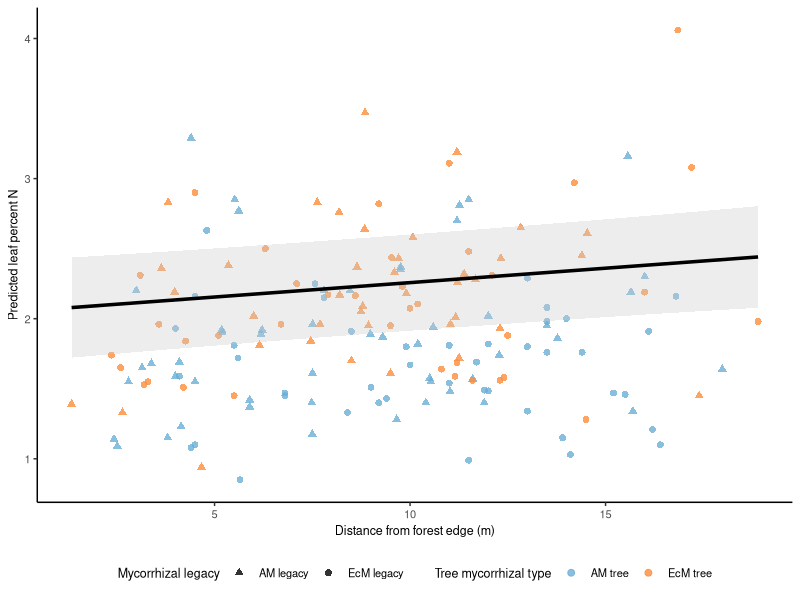
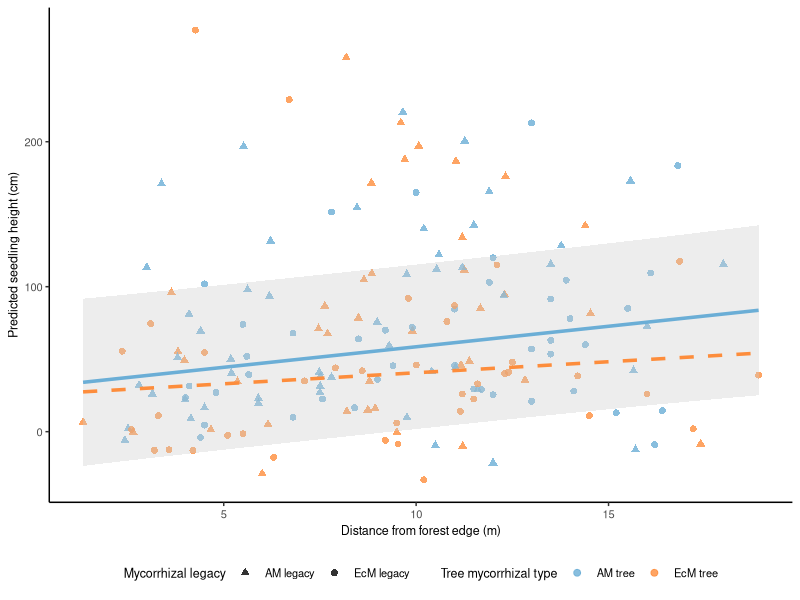
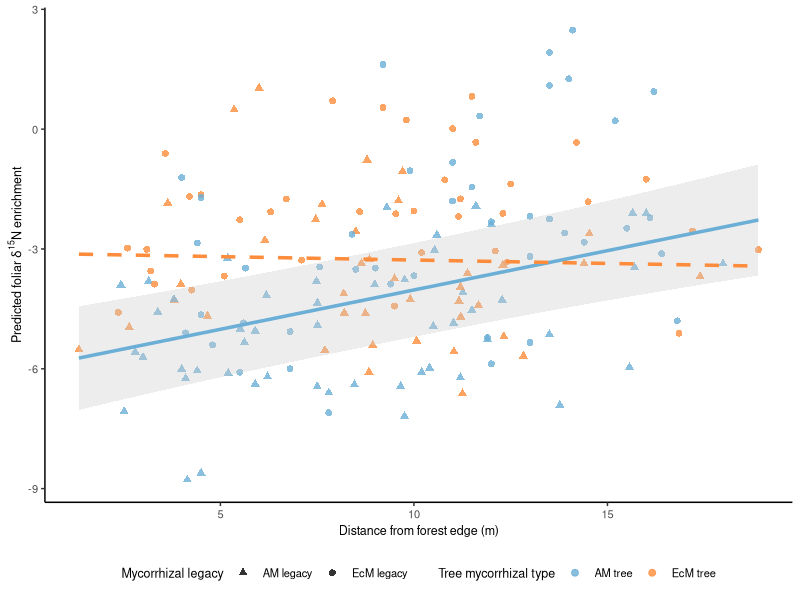
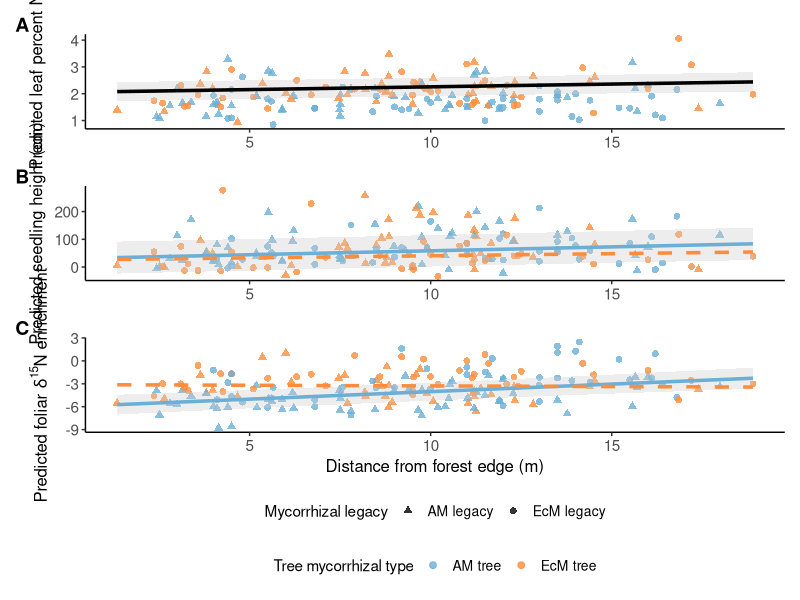
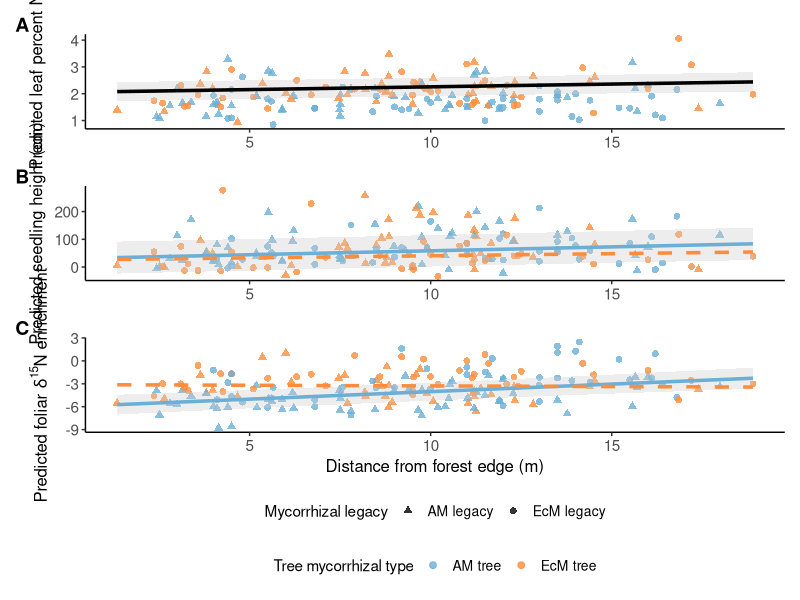
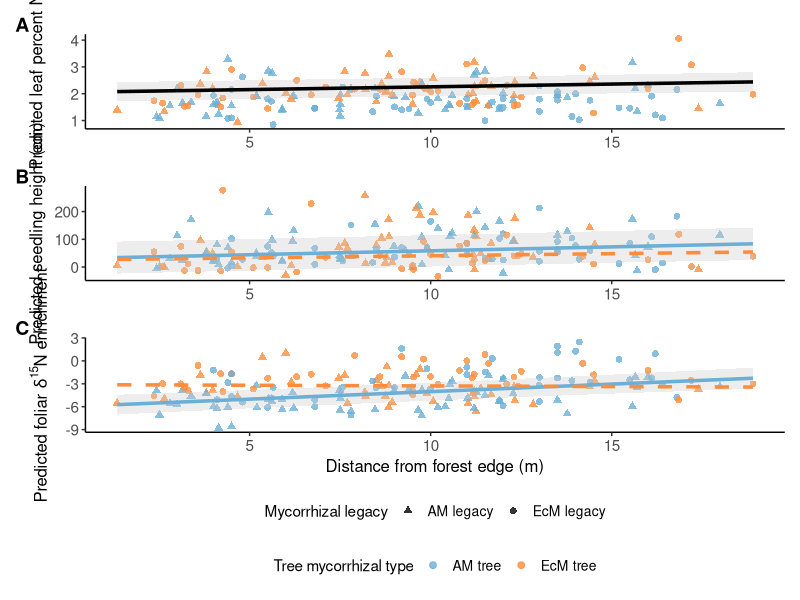
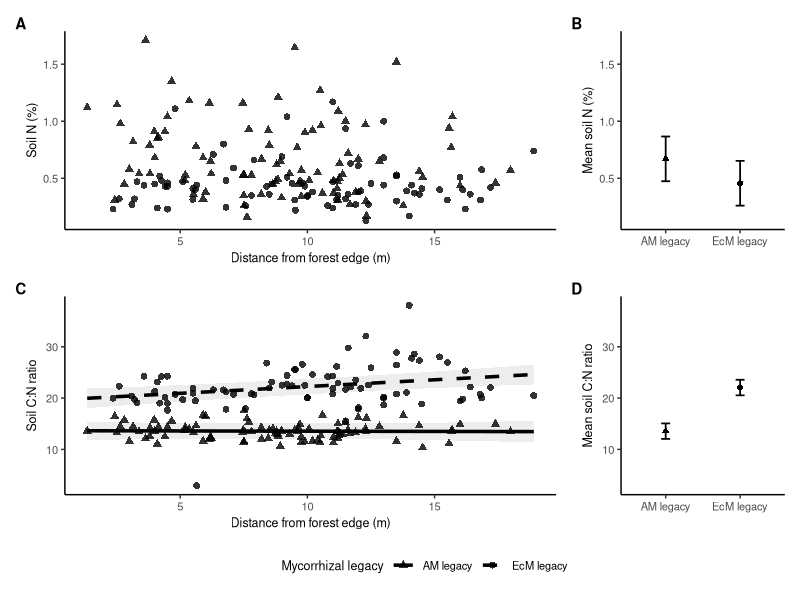

These charts were generated, in order, by the following R code:
# Final manuscript figures ------------------------------------------------
# Figure 2: distance-to-edge responses
# Figure S1: soil N and C:N raw data plus legacy means and 95% CIs

library(tidyverse)
library(lme4)
library(lmerTest) # Satterthwaite F-tests via anova(model, type = 2)
library(RColorBrewer)

# Use Satterthwaite df for emmeans/emtrends too, to match the F-tests
emmeans::emm_options(lmer.df = "satterthwaite")

# Data --------------------------------------------------------------------

myc_alldata <- read_csv(
  "outplut/alldata_03262026.csv",
  show_col_types = FALSE
) %>%
  mutate(
    site_unit = factor(site_unit),
    soil_cn_ratio = soil_percent_c / soil_percent_n
  )

myc_2023 <- myc_alldata %>%
  filter(year == 2023) %>%
  distinct() %>%
  droplevels()

# Mean-center distance to edge. Models use distance_c so that main effects of
# tree type and legacy are tested at the mean distance rather than at the edge
# (distance = 0, outside the data). Slopes and interaction tests are unchanged.
# Figures still plot raw distance: add distance_mean back to prediction grids.
distance_mean <- mean(myc_2023$distance_to_edge_m, na.rm = TRUE)

myc_2023 <- myc_2023 %>%
  mutate(distance_c = distance_to_edge_m - distance_mean)

# Shared appearance -------------------------------------------------------

blues <- RColorBrewer::brewer.pal(9, "Blues")
oranges <- RColorBrewer::brewer.pal(9, "Oranges")

myc_type_colors <- c("am" = blues[5], "ecm" = oranges[5])
legacy_shapes <- c("am" = 17, "ecm" = 16)
legacy_labels <- c("am" = "AM legacy", "ecm" = "EcM legacy")
myc_type_labels <- c("am" = "AM tree", "ecm" = "EcM tree")

my_theme <- function() {
  theme_classic() +
    theme(
      axis.text = element_text(size = 8),
      axis.title = element_text(size = 9),
      legend.text = element_text(size = 8),
      legend.title = element_text(size = 9),
      legend.position = "bottom",
      plot.tag = element_text(size = 11, face = "bold")
    )
}

add_point_scales <- function(plot) {
  plot +
    scale_color_manual(
      values = myc_type_colors,
      breaks = names(myc_type_labels),
      labels = myc_type_labels,
      name = "Tree mycorrhizal type"
    ) +
    scale_shape_manual(
      values = legacy_shapes,
      breaks = names(legacy_labels),
      labels = legacy_labels,
      name = "Mycorrhizal legacy"
    )
}

base_distance_plot <- function(raw_data, response, y_label) {
  plot <- ggplot() +
    geom_point(
      data = filter(
        raw_data,
        !is.na(distance_to_edge_m),
        !is.na(.data[[response]])
      ),
      aes(
        x = distance_to_edge_m,
        y = .data[[response]],
        color = myc_type,
        shape = mycorrhizal_legacy
      ),
      size = 2,
      alpha = 0.8
    ) +
    labs(
      x = "Distance from forest edge (m)",
      y = y_label
    ) +
    my_theme()

  add_point_scales(plot)
}

add_tree_prediction_layers <- function(plot, predicted_data) {
  plot +
    geom_ribbon(
      data = filter(predicted_data, myc_type == "am"),
      aes(
        x = distance_to_edge_m,
        ymin = lower.CL,
        ymax = upper.CL,
        group = myc_type
      ),
      fill = "grey80",
      alpha = 0.35,
      inherit.aes = FALSE
    ) +
    geom_line(
      data = predicted_data,
      aes(
        x = distance_to_edge_m,
        y = emmean,
        color = myc_type,
        linetype = myc_type,
        group = myc_type
      ),
      linewidth = 1.2,
      show.legend = FALSE,
      inherit.aes = FALSE
    ) +
    scale_linetype_manual(
      values = c("am" = "solid", "ecm" = "dashed"),
      guide = "none"
    )
}

# Figure 2a: leaf N versus distance ---------------------------------------

mod_leafn_distedge <- lmer(
  leaf_percent_n ~
    distance_c * myc_type * mycorrhizal_legacy +
    condition + (1 | site_unit) + (1 | species),
  data = myc_2023
)

anova(mod_leafn_distedge, type = 2, ddf = "Satterthwaite")
summary(mod_leafn_distedge)
range(myc_2023$leaf_percent_n)


distance_grid <- seq(
  min(myc_2023$distance_to_edge_m, na.rm = TRUE),
  max(myc_2023$distance_to_edge_m, na.rm = TRUE),
  length.out = 100
)

pred_leafn_distedge <- emmeans::emmeans(
  mod_leafn_distedge,
  ~ distance_c,
  at = list(distance_c = distance_grid - distance_mean)
) %>%
  confint() %>%
  as_tibble() %>%
  mutate(distance_to_edge_m = distance_c + distance_mean)

fig_2a <- base_distance_plot(
  myc_2023,
  "leaf_percent_n",
  "Predicted leaf percent N"
) +
  geom_ribbon(
    data = pred_leafn_distedge,
    aes(x = distance_to_edge_m, ymin = lower.CL, ymax = upper.CL),
    fill = "grey80",
    alpha = 0.35,
    inherit.aes = FALSE
  ) +
  geom_line(
    data = pred_leafn_distedge,
    aes(x = distance_to_edge_m, y = emmean),
    color = "black",
    linewidth = 1.2,
    inherit.aes = FALSE
  )

# Figure 2b: seedling height versus distance ------------------------------


mod_height_distedge <- lmer(
  height_change ~
    leaf_percent_n +
    distance_c * myc_type * mycorrhizal_legacy +
    condition + (1 | site_unit) + (1 | species),
  data = myc_2023
)

summary (mod_height_distedge)
anova(mod_height_distedge, type = 2, ddf = "Satterthwaite")

pred_height_distedge <- emmeans::emmeans(
  mod_height_distedge,
  ~ myc_type | distance_c,
  at = list(
    distance_c = distance_grid - distance_mean,
    leaf_percent_n = mean(myc_2023$leaf_percent_n, na.rm = TRUE),
    foliar_15n_enrichment = mean(
      myc_2023$foliar_15n_enrichment,
      na.rm = TRUE
    )
  )
) %>%
  confint() %>%
  as_tibble() %>%
  mutate(distance_to_edge_m = distance_c + distance_mean)

fig_2b <- base_distance_plot(
  myc_2023,
  "height_change",
  "Predicted seedling height (cm)"
) %>%
  add_tree_prediction_layers(pred_height_distedge)

# Figure 2c: foliar delta-15N enrichment versus distance ------------------
mod_foliar15n_distedge <- lmer(
  foliar_15n_enrichment ~
    leaf_percent_n +
    distance_c * myc_type * mycorrhizal_legacy +
    condition + (1 | site_unit) + (1 | species),
  data = myc_2023
)

summary (mod_foliar15n_distedge)

anova(mod_foliar15n_distedge, type = 2, ddf = "Satterthwaite")

pred_foliar15n_distedge <- emmeans::emmeans(
  mod_foliar15n_distedge,
  ~ myc_type | distance_c,
  at = list(
    distance_c = distance_grid - distance_mean,
    leaf_percent_n = mean(myc_2023$leaf_percent_n, na.rm = TRUE)
  )
) %>%
  confint() %>%
  as_tibble() %>%
  mutate(distance_to_edge_m = distance_c + distance_mean)

fig_2c <- base_distance_plot(
  myc_2023,
  "foliar_15n_enrichment",
  expression(paste("Predicted foliar ", delta^{15}, "N enrichment"))
) %>%
  add_tree_prediction_layers(pred_foliar15n_distedge)

## Assemble and save Figure 2 ---------------------------------------------

figure_2_panel_a <- fig_2a + labs(x = NULL)
figure_2_panel_b <- fig_2b + labs(x = NULL)

figure_2 <- patchwork::wrap_plots(
  figure_2_panel_a,
  figure_2_panel_b,
  fig_2c,
  ncol = 1,
  guides = "collect"
) +
  patchwork::plot_annotation(tag_levels = "A") &
  theme(
    axis.text = element_text(size = 11),
    axis.title = element_text(size = 12),
    legend.text = element_text(size = 10),
    legend.title = element_text(size = 11),
    legend.position = "bottom",
    legend.box = "vertical",
    legend.box.just = "center",
    plot.tag = element_text(size = 14, face = "bold")
  )

dir.create("outplut/figures", showWarnings = FALSE, recursive = TRUE)

figure_2_parts <- list(
  "figure_2a_leaf_n_vs_distance_to_edge.png" = fig_2a,
  "figure_2b_seedling_height_vs_distance_to_edge.png" = fig_2b,
  "figure_2c_foliar_15n_vs_distance_to_edge.png" = fig_2c
)

iwalk(
  figure_2_parts,
  ~ ggsave(
    filename = file.path("outplut/figures", .y),
    plot = .x,
    width = 7,
    height = 5.5,
    dpi = 300,
    bg = "white"
  )
)

ggsave(
  "outplut/figures/figure_2.png",
  figure_2,
  width = 7,
  height = 14,
  dpi = 300,
  bg = "white"
)

ggsave(
  "outplut/figures/figure_2_editable.pdf",
  figure_2,
  width = 7,
  height = 14,
  device = "pdf",
  bg = "white"
)

ggsave(
  "outplut/figures/figure_2_editable.svg",
  figure_2,
  width = 7,
  height = 14,
  device = svglite::svglite,
  bg = "white"
)

# Figure S1: soil responses ----------------------------------------------

soil_data <- myc_2023 %>%
  filter(
    !is.na(distance_to_edge_m),
    !is.na(myc_type),
    !is.na(mycorrhizal_legacy)
  )

soil_scatter_plot <- function(data, response, y_label, y_limits) {
  ggplot(
    filter(data, !is.na(.data[[response]])),
    aes(
      x = distance_to_edge_m,
      y = .data[[response]],
      shape = mycorrhizal_legacy
    )
  ) +
    geom_point(size = 2, alpha = 0.8, color = "black") +
    scale_y_continuous(limits = y_limits) +
    scale_shape_manual(
      values = legacy_shapes,
      breaks = names(legacy_labels),
      labels = legacy_labels,
      name = "Mycorrhizal legacy"
    ) +
    labs(
      x = "Distance from forest edge (m)",
      y = y_label
    ) +
    my_theme()
}

soil_mean_plot <- function(predicted_data, y_label, y_limits) {
  ggplot(
    predicted_data,
    aes(
      x = mycorrhizal_legacy,
      y = emmean,
      shape = mycorrhizal_legacy
    )
  ) +
    geom_errorbar(
      aes(ymin = lower.CL, ymax = upper.CL),
      width = 0.12,
      linewidth = 0.6,
      color = "black"
    ) +
    geom_point(size = 1.7, color = "black") +
    scale_y_continuous(limits = y_limits) +
    scale_x_discrete(labels = legacy_labels) +
    scale_shape_manual(values = legacy_shapes, guide = "none") +
    labs(x = NULL, y = y_label) +
    my_theme() +
    theme(legend.position = "none")
}

mod_soil_n <- lmer(
  soil_percent_n ~
    distance_c * mycorrhizal_legacy +
    (1 | site_unit),
  data = soil_data
)
summary (mod_soil_n)
anova(mod_soil_n, type = 2, ddf = "Satterthwaite")

mod_soil_cn <- lmer(
  soil_cn_ratio ~
    distance_c * mycorrhizal_legacy +
    (1 | site_unit),
  data = soil_data
)
summary (mod_soil_cn)
anova(mod_soil_cn, type = 2, ddf = "Satterthwaite")

emmeans::emtrends (
  mod_soil_cn,
  ~ mycorrhizal_legacy,
  var = "distance_c"
)

mean_soil_distance_c <- mean(soil_data$distance_c, na.rm = TRUE)

soil_n_predictions <- emmeans::emmeans(
  mod_soil_n,
  ~ mycorrhizal_legacy,
  at = list(distance_c = mean_soil_distance_c)
) %>%
  confint() %>%
  as_tibble()

soil_cn_predictions <- emmeans::emmeans(
  mod_soil_cn,
  ~ mycorrhizal_legacy,
  at = list(distance_c = mean_soil_distance_c)
) %>%
  confint() %>%
  as_tibble()
soil_cn_predictions

# Pairwise legacy contrasts evaluated at the mean observed distance, matching
# the estimated marginal means displayed in the right-hand panels.
soil_n_legacy_contrast <- emmeans::emmeans(
  mod_soil_n,
  ~ mycorrhizal_legacy,
  at = list(distance_c = mean_soil_distance_c)
) %>%
  pairs() %>%
  summary(infer = c(TRUE, TRUE)) %>%
  as_tibble()

soil_cn_legacy_contrast <- emmeans::emmeans(
  mod_soil_cn,
  ~ mycorrhizal_legacy,
  at = list(distance_c = mean_soil_distance_c)
) %>%
  pairs() %>%
  summary(infer = c(TRUE, TRUE)) %>%
  as_tibble()

soil_n_limits <- range(
  soil_data$soil_percent_n,
  soil_n_predictions$lower.CL,
  soil_n_predictions$upper.CL,
  na.rm = TRUE
)

# Fitted C:N lines across distance for each legacy (Figure S1c)
soil_cn_lines <- emmeans::emmeans(
  mod_soil_cn,
  ~ mycorrhizal_legacy | distance_c,
  at = list(
    distance_c = seq(
      min(soil_data$distance_c),
      max(soil_data$distance_c),
      length.out = 100
    )
  )
) %>%
  confint() %>%
  as_tibble() %>%
  mutate(distance_to_edge_m = distance_c + distance_mean)

soil_cn_limits <- range(
  soil_data$soil_cn_ratio,
  soil_cn_predictions$lower.CL,
  soil_cn_predictions$upper.CL,
  soil_cn_lines$lower.CL,
  soil_cn_lines$upper.CL,
  na.rm = TRUE
)

fig_s1a <- soil_scatter_plot(
  soil_data,
  "soil_percent_n",
  "Soil N (%)",
  soil_n_limits
) +
  # legacy legend comes from panel C, which also shows the line types
  guides(shape = "none")

fig_s1b <- soil_mean_plot(
  soil_n_predictions,
  "Mean soil N (%)",
  soil_n_limits
)

fig_s1c <- soil_scatter_plot(
  soil_data,
  "soil_cn_ratio",
  "Soil C:N ratio",
  soil_cn_limits
) +
  geom_ribbon(
    data = soil_cn_lines,
    aes(
      x = distance_to_edge_m,
      ymin = lower.CL,
      ymax = upper.CL,
      group = mycorrhizal_legacy
    ),
    fill = "grey80",
    alpha = 0.35,
    inherit.aes = FALSE
  ) +
  geom_line(
    data = soil_cn_lines,
    aes(
      x = distance_to_edge_m,
      y = emmean,
      linetype = mycorrhizal_legacy
    ),
    color = "black",
    linewidth = 1.2,
    inherit.aes = FALSE
  ) +
  scale_linetype_manual(
    values = c("am" = "solid", "ecm" = "dashed"),
    breaks = names(legacy_labels),
    labels = legacy_labels,
    name = "Mycorrhizal legacy"
  )

# draw the raw points above the ribbons and lines
fig_s1c$layers <- c(fig_s1c$layers[-1], fig_s1c$layers[1])

fig_s1d <- soil_mean_plot(
  soil_cn_predictions,
  "Mean soil C:N ratio",
  soil_cn_limits
)

figure_s1 <- patchwork::wrap_plots(
  fig_s1a,
  fig_s1b,
  fig_s1c,
  fig_s1d,
  design = "AB\nCD",
  widths = c(3, 1),
  guides = "collect"
) +
  patchwork::plot_annotation(tag_levels = "A") &
  theme(legend.position = "bottom")

ggsave(
  "outplut/figures/figure_s1_soil_n_and_cn_ratio.png",
  figure_s1,
  width = 10,
  height = 8,
  dpi = 300,
  bg = "white"
)

# Supplemental table for all model results -------------------------------

dir.create("outplut/tables", showWarnings = FALSE, recursive = TRUE)

table_models <- list(
  "Leaf N (%)" = mod_leafn_distedge,
  "Height change (cm)" = mod_height_distedge,
  "Foliar δ15N enrichment (‰)" = mod_foliar15n_distedge,
  "Soil N (%)" = mod_soil_n,
  "Soil C:N ratio" = mod_soil_cn
)

variable_labels <- c(
  "distance_c" = "Distance to edge",
  "myc_type" = "Tree mycorrhizal type",
  "mycorrhizal_legacy" = "Mycorrhizal legacy",
  "leaf_percent_n" = "Leaf N",
  "condition" = "Condition"
)

format_p <- function(p) {
  ifelse(p < 0.001, "< 0.001", formatC(p, format = "f", digits = 3))
}

# Type II F-tests with Satterthwaite denominator df (lmerTest), one row per term
satterthwaite_f <- function(model) {
  anova(model, type = 2, ddf = "Satterthwaite") %>%
    as.data.frame() %>%
    rownames_to_column("term") %>%
    as_tibble()
}

# Make the table
table_models %>%

  # Type II F-tests (Satterthwaite df) for each model
  purrr::imap_dfr(~ {
    satterthwaite_f(.x) %>%
      mutate(
        Model = .y,
        Variable = term %>%
          str_split(":") %>%
          map_chr(~ paste(variable_labels[.x], collapse = " * ")),
        `p value` = format_p(`Pr(>F)`),
        F = round(`F value`, 2),
        `Num df` = NumDF,
        `Den df` = round(DenDF, 1)
      ) %>%
      select(Model, Variable, F, `Num df`, `Den df`, `p value`)
  }) %>%

  # Format for table display
  group_by(Model) %>%
  mutate(Model = if_else(row_number() == 1, Model, "")) %>%
  ungroup() %>%

  # Make the flextable
  flextable::flextable() %>%
  flextable::set_header_labels(
    Model = "Model",
    Variable = "Variable",
    `p value` = "p value"
  ) %>%
  flextable::theme_vanilla() %>%
  flextable::bold(part = "header") %>%
  flextable::align(align = "center", part = "all") %>%
  flextable::autofit() %>%
  flextable::font(fontname = "Times New Roman", part = "all") %>%
  flextable::fontsize(size = 12, part = "all") %>%
  flextable::save_as_docx(path = "outplut/tables/model_results_10122026.docx")


# table for emtrends results

# Distance slopes for each tree type x legacy group (soil models: by legacy).
# p value tests whether each slope differs from zero.
table_models %>%

  purrr::imap_dfr(~ {
    trend_specs <- if ("myc_type" %in% all.vars(formula(.x))) {
      ~ myc_type * mycorrhizal_legacy
    } else {
      ~ mycorrhizal_legacy
    }

    emmeans::emtrends(.x, specs = trend_specs, var = "distance_c") %>%
      summary(infer = c(TRUE, TRUE)) %>%
      as.data.frame() %>%
      mutate(
        Model = .y,
        `Tree mycorrhizal type` = if ("myc_type" %in% names(.)) {
          myc_type_labels[as.character(myc_type)]
        } else {
          ""
        },
        `Mycorrhizal legacy` = legacy_labels[as.character(mycorrhizal_legacy)],
        Estimate = round(distance_c.trend, 3),
        `Standard error` = round(SE, 3),
        df = round(df, 1),
        `p value` = format_p(p.value)
      ) %>%
      select(
        Model, `Tree mycorrhizal type`, `Mycorrhizal legacy`,
        Estimate, `Standard error`, df, `p value`
      )
  }) %>%

  dplyr::group_by(Model) %>%
  dplyr::mutate(Model = ifelse(dplyr::row_number() == 1, Model, "")) %>%
  dplyr::ungroup() %>%

  # make the table

  flextable::flextable() %>%
  flextable::theme_vanilla() %>%
  flextable::bold(part = "header") %>%
  flextable::align(align = "center", part = "all") %>%
  flextable::autofit() %>%
  flextable::font(fontname = "Times New Roman", part = "all") %>%
  flextable::fontsize(size = 12, part = "all") %>%

  # Export to Word file
  flextable::save_as_docx(path = "outplut/tables/emtrends_results_10122026.docx")


# Supplemental tables S1-S3 as one Excel workbook --------------------------
# One sheet per table. Values are rounded but numeric so they stay sortable;
# p values below 0.001 are written as "<0.001".

excel_p <- function(p) {
  ifelse(p < 0.001, "<0.001", formatC(p, format = "f", digits = 4))
}

term_labels <- c(
  "distance_c" = "Distance to edge",
  "myc_type" = "Tree mycorrhizal type",
  "mycorrhizal_legacy" = "Mycorrhizal legacy",
  "leaf_percent_n" = "Leaf N",
  "condition" = "Condition"
)

f_table <- function(models) {
  purrr::imap_dfr(models, ~ {
    satterthwaite_f(.x) %>%
      mutate(
        Response = .y,
        Term = term %>%
          str_split(":") %>%
          map_chr(~ paste(term_labels[.x], collapse = " × ")),
        `Num df` = NumDF,
        `Den df` = round(DenDF, 1),
        F = round(`F value`, 4),
        p = excel_p(`Pr(>F)`)
      ) %>%
      select(Response, Term, `Num df`, `Den df`, F, p)
  })
}

# Table S1: Satterthwaite F-tests for the Figure 2 models
table_s1 <- f_table(list(
  "Leaf N (%)" = mod_leafn_distedge,
  "Δ height (cm)" = mod_height_distedge,
  "Foliar δ15N enrichment (‰)" = mod_foliar15n_distedge
))

# Table S2: marginal distance slopes used for Figure 2. Leaf N has no
# distance x tree type interaction, so one pooled slope; height and foliar
# enrichment get a slope per tree mycorrhizal type (averaged over legacy).
trend_rows <- function(model, specs, panel, response) {
  emmeans::emtrends(model, specs = specs, var = "distance_c") %>%
    summary(infer = c(TRUE, TRUE)) %>%
    as.data.frame() %>%
    mutate(
      Panel = panel,
      Response = response,
      `Tree mycorrhizal type` = if ("myc_type" %in% names(.)) {
        myc_type_labels[as.character(myc_type)]
      } else {
        "All"
      },
      Estimate = round(distance_c.trend, 4),
      SE = round(SE, 4),
      df = round(df, 0),
      t = round(t.ratio, 4),
      p = excel_p(p.value),
      `95% CI` = sprintf("[%.3f, %.3f]", lower.CL, upper.CL)
    ) %>%
    select(
      Panel, Response, `Tree mycorrhizal type`,
      Estimate, SE, df, t, p, `95% CI`
    )
}

table_s2 <- bind_rows(
  trend_rows(mod_leafn_distedge, ~ 1, "2a", "Leaf N (%)"),
  trend_rows(mod_height_distedge, ~ myc_type, "2b", "Δ height (cm)"),
  trend_rows(
    mod_foliar15n_distedge, ~ myc_type, "2c", "Foliar δ15N enrichment (‰)"
  )
)

# Table S3: Satterthwaite F-tests for the soil chemistry models (Figure S1)
table_s3 <- f_table(list(
  "Soil N (%)" = mod_soil_n,
  "Soil C:N ratio" = mod_soil_cn
))

supplemental_tables <- list(
  "Table S1" = list(
    title = paste(
      "Table S1: Type II F-tests (Satterthwaite denominator df) on mixed",
      "effects models. Distance to edge was mean-centered."
    ),
    data = table_s1
  ),
  "Table S2" = list(
    title = paste(
      "Table S2: Marginal distance trends used to determine significance of",
      "separate responses by mycorrhizal type for Figure 2."
    ),
    data = table_s2
  ),
  "Table S3" = list(
    title = paste(
      "Table S3: Type II F-tests (Satterthwaite denominator df) on soil",
      "chemistry mixed effects models. Distance to edge was mean-centered."
    ),
    data = table_s3
  )
)

wb <- openxlsx::createWorkbook()
header_style <- openxlsx::createStyle(
  textDecoration = "bold", border = "bottom", halign = "center"
)
title_style <- openxlsx::createStyle(textDecoration = "bold")

iwalk(supplemental_tables, ~ {
  openxlsx::addWorksheet(wb, .y)
  openxlsx::writeData(wb, .y, .x$title, startRow = 1)
  openxlsx::addStyle(wb, .y, title_style, rows = 1, cols = 1)
  openxlsx::writeData(
    wb, .y, .x$data, startRow = 3, headerStyle = header_style
  )
  openxlsx::setColWidths(wb, .y, cols = seq_along(.x$data), widths = "auto")
})

openxlsx::saveWorkbook(
  wb,
  "outplut/tables/supplemental_tables_S1-S3_11092026.xlsx",
  overwrite = TRUE
)
